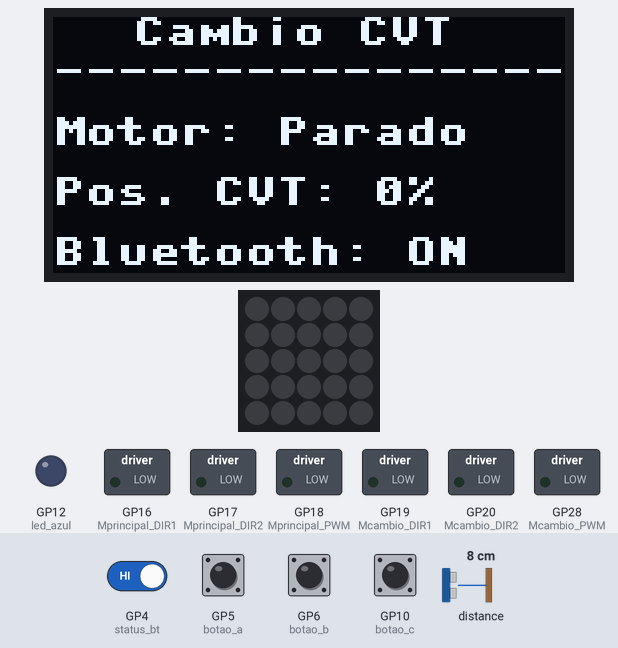
The program below on a simulated Raspberry Pi Pico running MicroPython. On the bench: 128×64 one-colour display, 5×5 RGB LED matrix, switched loads named in the program (green lamp = pin HIGH), output pins drawn as LEDs (lit = HIGH). The inputs (shaded band) are chosen by the test bench; at power-on: GP4 (status_bt), GP5 (botao_a), GP6 (botao_b), GP10 (botao_c) HIGH, distance to the obstacle 8 cm. The 25 LEDs are laid out as on the BitDogLab board (LED 0 bottom right, every second row reversed); library files of the repository ran but are not shown: ssd1306.py; what the program prints to the serial console is not drawn.

Above: at 1.3 s.
1.4 s: GP4 (status_bt) driven LOW
At 2.1 s:
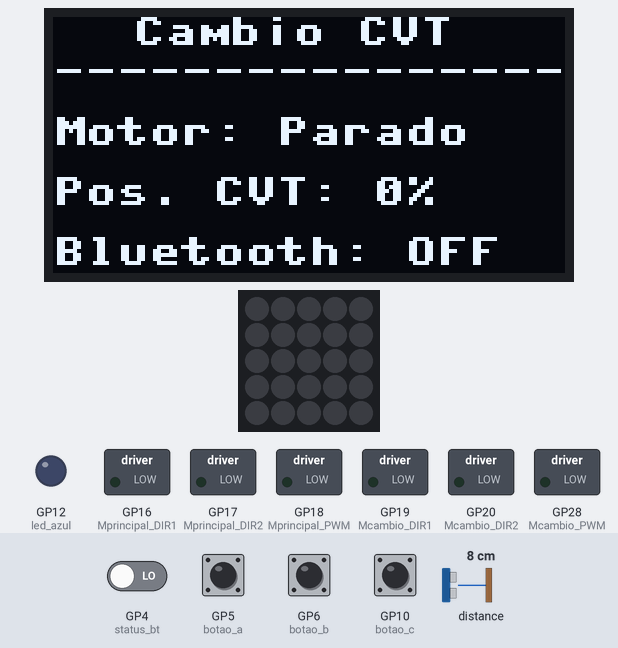
2.9 s: GP5 (botao_a) pulled LOW for 0.15 s
6.1 s: GP4 (status_bt) driven HIGH
At 6.8 s:
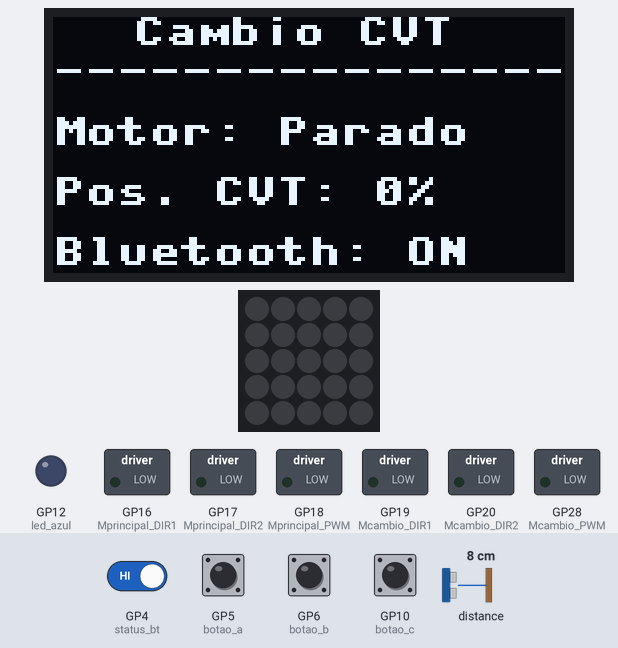
7.6 s: GP5 (botao_a) pulsed LOW 5 times (0.12 s each, 0.3 s apart)
Timing chart, 0 to 10.6 s (numbered marks = the images above; inputs shaded):
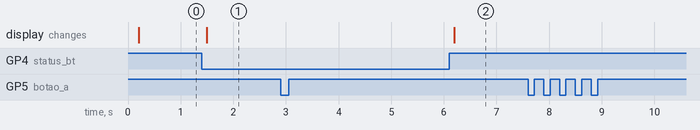

Measured:
- after the input at 1.4 s, the display: changes after 0.10 s (image 1)
- after the input at 6.1 s, the display: changes after 0.10 s (image 2)

The program:

main.py
```python
from setup import *

# VARIÁVEIS PARA O CVT ASSÍNCRONO BASEADO EM DISTÂNCIA
cvt_em_movimento = False
direcao_cvt = 0        # 1 avança (diminui mm), -1 recua (aumenta mm)
alvo_tof_mm = 0.0      # Distância que queremos atingir
janela_leituras = []   # type: list[float]
TAMANHO_JANELA = 30     # Média das últimas 30 leituras
PASSO_MM = 4.0         # Quantos mm o câmbio anda por vez
MAX_DIST_MM = 24.0     # Fundo do câmbio (0%)
MIN_DIST_MM = 1.0      # Batente do câmbio (100%)


# ==========================================
# FUNÇÕES DE HARDWARE (MOTORES, TELA E SENSOR)
# ==========================================

# MÉTODO DE LEITURA E SINCRONIZAÇÃO DO SENSOR TOF
def sincronizar_posicao_cvt():
    global posicao_cvt
    print("Sincronizando posição atual do sensor ToF...")
    leituras_locais = []

    # Coleta 10 amostras rápidas para ignorar ruídos de leitura única
    for _ in range(10):
        leitura = sensor_tof.range()
        if leitura is not None and leitura > 0:
            leituras_locais.append(leitura)
        utime.sleep(0.01)

    if len(leituras_locais) > 0:
        distancia_calculada = sum(leituras_locais) / len(leituras_locais)
    else:
        # Se falhar totalmente por erro I2C, assume a última posição segura conhecida
        distancia_calculada = MAX_DIST_MM

    # Trava dentro dos limites físicos do projeto
    distancia_calculada = max(MIN_DIST_MM, min(MAX_DIST_MM, distancia_calculada))

    # 1. Atualiza a variável global de porcentagem
    porcentagem_calculada = ((MAX_DIST_MM - distancia_calculada) / (MAX_DIST_MM - MIN_DIST_MM)) * 100
    posicao_cvt = max(0, min(100, int(porcentagem_calculada)))

    print(f"Posição Sincronizada: {distancia_calculada:.1f} mm ({posicao_cvt}%)")
    return distancia_calculada

# Lida com as informações do display OLED
def printOled(velocidade, direcao, posicao_cvt, bt_conectado):
    texto_sentido = "Horario" if direcao == 1 else "Anti-Hor."
    texto_sentido = "Parado" if velocidade == 0 else texto_sentido
    texto_bt = "ON" if bt_conectado == 1 else "OFF"
    display.fill(0)
    display.text("Cambio CVT", 20, 0)
    display.text("-" * 16, 0, 10)
    display.text(f"Motor: {texto_sentido}", 0, 25)
    display.text(f"Pos. CVT: {posicao_cvt}%", 0, 40)
    display.text(f"Bluetooth: {texto_bt}", 0, 55)
    display.show()

# Controle do motor principal
def controlar_motor_principal(velocidade_percentual, direcao, fazer_rampa=False):
    if fazer_rampa and velocidade_percentual > 0:
        passos = 10
        tempo_por_passo = (TEMPO_RAMPA_MS / 2000) / passos
        passo_pwm = max(1, velocidade_percentual // passos)
        for v in range(velocidade_percentual, -1, -passo_pwm):
            Mprincipal_PWM.duty_u16(int((v / 100) * 65535))
            utime.sleep(tempo_por_passo)
        Mprincipal_DIR1.value(0)
        Mprincipal_DIR2.value(0)
        Mprincipal_PWM.duty_u16(0)
        utime.sleep(0.05)
        if direcao == 1:
            Mprincipal_DIR1.value(1)
            Mprincipal_DIR2.value(0)
        else:
            Mprincipal_DIR1.value(0)
            Mprincipal_DIR2.value(1)
        for v in range(0, velocidade_percentual + 1, passo_pwm):
            Mprincipal_PWM.duty_u16(int((v / 100) * 65535))
            utime.sleep(tempo_por_passo)
        Mprincipal_PWM.duty_u16(int((velocidade_percentual / 100) * 65535))
    else:
        if velocidade_percentual > 0:
            if direcao == 1:
                Mprincipal_DIR1.value(1)
                Mprincipal_DIR2.value(0)
            else:
                Mprincipal_DIR1.value(0)
                Mprincipal_DIR2.value(1)
        else:
            Mprincipal_DIR1.value(0)
            Mprincipal_DIR2.value(0)
        Mprincipal_PWM.duty_u16(int((velocidade_percentual / 100) * 65535))

# Movimentação do câmbio, velocidade sempre em 100%
def iniciar_movimento_cvt(direcao):
    if direcao == 1:
        Mcambio_DIR1.value(1)
        Mcambio_DIR2.value(0)
    elif direcao == -1:
        Mcambio_DIR1.value(0)
        Mcambio_DIR2.value(1)
    else:
        return
    Mcambio_PWM.duty_u16(65535)

# VARIÁVEIS DE CONTROLE DOS BOTÕES FÍSICOS
flag_homing = False
flag_cancelar = False

# ==========================================
# Função de Interrupção dos Botões
# ==========================================
def trata_interrupcao_botao(pino):
    global cor_travada, ultimo_tempo_btn, flag_homing, flag_cancelar
    tempo_atual = utime.ticks_ms()

    if utime.ticks_diff(tempo_atual, ultimo_tempo_btn) > 200:
        if pino == botao_a:
            cor_travada = corVermelha
            flag_homing = True      # Solicita o Homing (Voltar a 0%)
        elif pino == botao_b:
            cor_travada = corAzul
        elif pino == botao_c:
            cor_travada = corVerde
            flag_cancelar = True    # Solicita a Parada Total (E-Stop)

        ultimo_tempo_btn = tempo_atual

botao_a.irq(trigger=Pin.IRQ_FALLING, handler=trata_interrupcao_botao)
botao_b.irq(trigger=Pin.IRQ_FALLING, handler=trata_interrupcao_botao)
botao_c.irq(trigger=Pin.IRQ_FALLING, handler=trata_interrupcao_botao)

# ==========================================
# INICIALIZAÇÃO E LOOP PRINCIPAL
# ==========================================
ultimo_tempo_pisca = utime.ticks_ms()
ultimo_tempo_oled = utime.ticks_ms()

velocidade_atual = 0
direcao_motor = 1

# --- CHAMADA DO MÉTODO ANTES DO WHILE (POSIÇÃO INICIAL) ---
distancia_inicial = sincronizar_posicao_cvt()
# ----------------------------------------------------------

cvt_em_movimento = False
ultimo_tempo_cvt = 0

for i in range(NUM_LEDS):
    np[i] = (0, 0, 0)
np.write()

print("Aguardando comandos Bluetooth...")

while True:
    tempo_atual = utime.ticks_ms()

    # ===================================================
    # AÇÃO DE EMERGÊNCIA / CANCELAR (BOTÃO C)
    # ===================================================
    if flag_cancelar:
        flag_cancelar = False
        velocidade_atual = 0
        controlar_motor_principal(0, direcao_motor)

        Mcambio_DIR1.value(0)
        Mcambio_DIR2.value(0)
        Mcambio_PWM.duty_u16(0)
        cvt_em_movimento = False

        print("BOTAO C: Parada de Emergencia Acionada!")

    # ===================================================
    # AÇÃO DE HOMING / RETORNO À BASE (BOTÃO A)
    # ===================================================
    if flag_homing:
        flag_homing = False
        if not cvt_em_movimento:
            alvo_tof_mm = MAX_DIST_MM
            direcao_cvt = -1

            # --- CHAMADA DO MÉTODO DURANTE O FUNCIONAMENTO ---
            leitura_estavel = sincronizar_posicao_cvt()

            # Inicializa a janela com o valor atualizado e limpo
            janela_leituras = [leitura_estavel] * TAMANHO_JANELA

            iniciar_movimento_cvt(direcao_cvt)
            cvt_em_movimento = True
            print(f"BOTAO A: Homing iniciado a partir de {leitura_estavel:.1f} mm...")

    # 1. ATUALIZAÇÃO DO DISPLAY OLED
    if utime.ticks_diff(tempo_atual, ultimo_tempo_oled) >= ATT_DISPLAY_MS:
        estado_conexao = status_bt.value()
        if estado_conexao == 0 and velocidade_atual > 0:
            passos = 10
            tempo_por_passo = (TEMPO_RAMPA_MS / 2000) / passos
            passo_pwm = max(1, velocidade_atual // passos)
            for v in range(velocidade_atual, -1, -passo_pwm):
                Mprincipal_PWM.duty_u16(int((v / 100) * 65535))
                utime.sleep(tempo_por_passo)
            velocidade_atual = 0
            controlar_motor_principal(0, direcao_motor)
        printOled(velocidade_atual, direcao_motor, posicao_cvt, estado_conexao)
        ultimo_tempo_oled = tempo_atual

    # 2. LEITURA DE COMANDOS BLUETOOTH
    if bluetooth.any():
        try:
            dados_brutos = bluetooth.read()
            if dados_brutos is not None:
                comando = dados_brutos.decode('utf-8').strip().upper()

                if comando:
                    led_azul.value(1)

                    if comando == startDir:
                        velocidade_atual = 100
                        controlar_motor_principal(velocidade_atual, direcao_motor)

                    elif comando == frontDir:
                        deve_fazer_rampa = (direcao_motor == -1 and velocidade_atual > 0)
                        direcao_motor = 1
                        controlar_motor_principal(velocidade_atual, direcao_motor, deve_fazer_rampa)

                    elif comando == backDir:
                        deve_fazer_rampa = (direcao_motor == 1 and velocidade_atual > 0)
                        direcao_motor = -1
                        controlar_motor_principal(velocidade_atual, direcao_motor, deve_fazer_rampa)

                    elif comando == triangleDir:    # Sobe marcha (Avança / Diminui mm)
                        if not cvt_em_movimento:
                            leitura_atual = sensor_tof.range()
                            if leitura_atual is not None:
                                if leitura_atual > MIN_DIST_MM:
                                    alvo_tof_mm = max(MIN_DIST_MM, leitura_atual - PASSO_MM)
                                    direcao_cvt = 1
                                    iniciar_movimento_cvt(direcao_cvt)
                                    cvt_em_movimento = True
                                    janela_leituras = [leitura_atual] * TAMANHO_JANELA

                    elif comando == crossDir:       # Desce marcha (Recua / Aumenta mm)
                        if not cvt_em_movimento:
                            leitura_atual = sensor_tof.range()
                            if leitura_atual is not None:
                                if leitura_atual < MAX_DIST_MM:
                                    alvo_tof_mm = min(MAX_DIST_MM, leitura_atual + PASSO_MM)
                                    direcao_cvt = -1
                                    iniciar_movimento_cvt(direcao_cvt)
                                    cvt_em_movimento = True
                                    janela_leituras = [leitura_atual] * TAMANHO_JANELA

                    elif comando == pauseDir:
                        velocidade_atual = 0
                        controlar_motor_principal(0, direcao_motor)
                        Mcambio_DIR1.value(0)
                        Mcambio_DIR2.value(0)
                        Mcambio_PWM.duty_u16(0)
                        cvt_em_movimento = False

                    led_azul.value(0)
        except UnicodeError:
            pass

    # 3. VERIFICADOR ASSÍNCRONO DO MOTOR CVT (MÉDIA MÓVEL COM TRAVA PARA 0MM)
    if cvt_em_movimento:
        nova_leitura = sensor_tof.range()
        chegou_no_alvo = False

        # Se houver erro I2C (None) em movimento, assume o último dado estável para não travar o loop
        if nova_leitura is None:
            nova_leitura = janela_leituras[-1] if len(janela_leituras) > 0 else MAX_DIST_MM

        # --- FILTRO INTELIGENTE E ANTITRAVAMENTO ---
        if nova_leitura == 0:
            if direcao_cvt == 1 and len(janela_leituras) > 0 and janela_leituras[-1] <= (MIN_DIST_MM + 3.0):
                chegou_no_alvo = True
                nova_leitura = MIN_DIST_MM
                print("Seguranca: Sensor detectou colisao/fim de curso em 0mm!")
            else:
                nova_leitura = janela_leituras[-1] if len(janela_leituras) > 0 else MAX_DIST_MM
        elif nova_leitura > 50:
            nova_leitura = janela_leituras[-1] if len(janela_leituras) > 0 else MAX_DIST_MM

        janela_leituras.pop(0)
        janela_leituras.append(nova_leitura)

        media_atual = sum(janela_leituras) / TAMANHO_JANELA

        porcentagem = ((MAX_DIST_MM - media_atual) / (MAX_DIST_MM - MIN_DIST_MM)) * 100
        posicao_cvt = max(0, min(100, int(porcentagem)))

        # 1. Validação de Alvo
        if direcao_cvt == 1 and media_atual <= alvo_tof_mm:
            chegou_no_alvo = True
        elif direcao_cvt == -1 and media_atual >= (alvo_tof_mm - 0.5):
            chegou_no_alvo = True

        # 2. Trava de Segurança dos Batentes Físicos (Baseado na Média)
        if media_atual <= MIN_DIST_MM and direcao_cvt == 1:
            chegou_no_alvo = True
            print("Seguranca: Batente Minimo atingido pela media!")
        elif media_atual >= MAX_DIST_MM and direcao_cvt == -1:
            chegou_no_alvo = True
            print("Seguranca: Batente Maximo atingido pela media!")

        # 3. Execução Correta da Parada
        if chegou_no_alvo:
            Mcambio_DIR1.value(0)
            Mcambio_DIR2.value(0)
            Mcambio_PWM.duty_u16(0)
            cvt_em_movimento = False

            if direcao_cvt == -1 and media_atual >= (MAX_DIST_MM - 1.0):
                posicao_cvt = 0
            print(f"Cambio Parado. Posicao Final: {posicao_cvt}% ({media_atual:.1f} mm)")

    utime.sleep(0.01)
```

setup.py
```python
"""
    arquivo de importação de bibliotecas, configuração de interfaces e variáveis
"""

from machine import Pin, ADC, I2C, PWM
import neopixel, utime, machine, time
import ssd1306, vl6180x

# 1. Variáveis Globais e Cores
corVermelha = (20, 0, 0)
corAzul = (0, 0, 20)
corVerde = (0, 20, 0)
cor_travada = corVermelha  # Motor começa vermelho
ultimo_tempo_btn = 0
ultimo_tempo_pisca = utime.ticks_ms()
indice_frame = 0

# 2. Variáveis de Controle do Motor Virtual
CENTRO_JOYSTICK = 32768
ZONA_MORTA = 4000
MAX_LEDS_POR_SEGUNDO = 100  # Ajuste a velocidade máxima aqui

# 3. Configuração dos Botões (A, B e C)
botao_a = Pin(5, Pin.IN, Pin.PULL_UP)
botao_b = Pin(6, Pin.IN, Pin.PULL_UP)
botao_c = Pin(10, Pin.IN, Pin.PULL_UP)

# 4. Configuração do Joystick
joystick_x = ADC(Pin(27))
joystick_y = ADC(Pin(26))
joystick_sw = Pin(22, Pin.IN, Pin.PULL_UP)

# 5. Configuração do Display OLED (SSD1306)
# Usando os pinos I2C0 da BitDogLab V7 (SDA=2, SCL=3)
i2c = I2C(1, scl=Pin(3), sda=Pin(2), freq=400000)
display = ssd1306.SSD1306_I2C(128, 64, i2c, addr=0x3C)
display.fill(0)
display.show()
ATT_DISPLAY_MS = 100

# 6. Configuração da Matriz de LEDs
NUM_LEDS = 25
np = neopixel.NeoPixel(Pin(7), NUM_LEDS)
LED_MEIO = 12
# Buffer circular da animação do motor
FRAMES_MOTOR = [[14, 13], [15, 16], [16, 24], [16, 23], [17, 22],
                [18, 21], [18, 20], [18, 19], [10, 11], [8, 9],
                [0, 8], [1, 8], [2, 7], [3, 6], [4, 6], [5, 6] ]

# 7. Configuração dos controles de Motor (Ponte H) e PWM da placa
# IMPORTANTE: GPIO 0 e 1 são do Bluetooth. Vamos usar os pinos livres do conector IDC.

# Motor Principal (Eixo) - Assumindo ligação no lado Esquerdo do L293D (Pinos 1, 2 e 7)
Mprincipal_DIR1 = Pin(16, Pin.OUT)
Mprincipal_DIR2 = Pin(17, Pin.OUT)
Mprincipal_PWM  = PWM(Pin(18))       # GP28 vai no pino 1 (EN1,2) do L293D
Mprincipal_PWM.freq(1000)
Mprincipal_PWM.duty_u16(0)
TEMPO_RAMPA_MS = 1000

# Motor Câmbio (Atuador CVT) - EXATAMENTE COMO NO SEU ESQUEMÁTICO (Lado Direito)
Mcambio_DIR1 = Pin(19, Pin.OUT)      # GP18 (Fio Roxo) vai no IN3
Mcambio_DIR2 = Pin(20, Pin.OUT)      # GP20 (Fio Branco) vai no IN4
Mcambio_PWM  = PWM(Pin(28))          # GP19 (Fio Cinza) vai no EN3,4 (Enable/PWM)
Mcambio_PWM.freq(1000)
Mcambio_PWM.duty_u16(0)
TEMPO_PASSO_CVT_MS = 5000  # 2000 ms = 2 segundos

# 8. Configura o LED Azul da placa (GPIO 12) para feedback visual
led_azul = machine.Pin(12, machine.Pin.OUT)
led_azul.value(0) # Inicia desligado

# 9. Inicializa a UART0 para o Bluetooth (Pinos do Conector J2)
bluetooth = machine.UART(0, baudrate=9600, tx=machine.Pin(0), rx=machine.Pin(1))
status_bt = machine.Pin(4, machine.Pin.IN)      # Pino que vai ler o pino 'STATE' do módulo Bluetooth

# 10. Mapeamento das entradas bluetooth
outButtonDir = '0'
frontDir = 'F'
backDir = 'B'
rightDir = 'R'
leftDir = 'L'
triangleDir = 'T'
circleDir = 'C'
squareDir = 'S'
crossDir = 'X'
startDir = 'A'
pauseDir = 'P'

# 11. Inicializa o sensor
#i2c_tof = I2C(0, sda=Pin(8), scl=Pin(9)) #esta declaracao já está na biblioteca do sensor ToF
i2c_tof = vl6180x.i2c_tof
sensor_tof = vl6180x.Sensor(i2c_tof) # type: ignore
```

Source omitted: vl6180x.py (4717 bytes)
